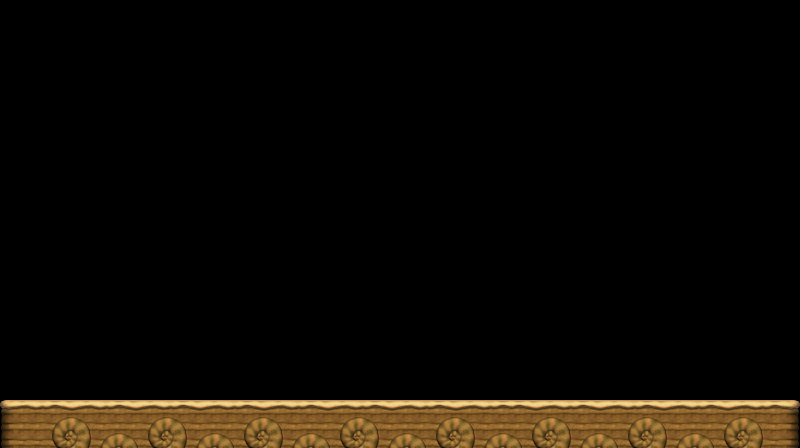

Rendered tile map (Tiled .tmx) drawn with the repository's tilesets; below, a short description and the full map source, tile grids included:
An orthogonal 50x28 tile map with 16x16 px tiles, 1 tile layer (GroundLayer), 3 tilesets and 8 objects (Player).

<map version="1.0" tiledversion="1.1.5" orientation="orthogonal" renderorder="right-down" width="50" height="28" tilewidth="16" tileheight="16" infinite="0" nextobjectid="70">
 <tileset firstgid="1" name="Sand" tilewidth="16" tileheight="16" tilecount="256" columns="32">
  <image source="Tilesets/Sand.png" width="512" height="128" />
 </tileset>
 <tileset firstgid="257" name="Rock" tilewidth="16" tileheight="16" tilecount="256" columns="32">
  <image source="Tilesets/Rock.png" width="512" height="128" />
 </tileset>
 <tileset firstgid="513" name="Sand" tilewidth="16" tileheight="16" tilecount="256" columns="32">
  <image source="Tilesets/Sand.png" width="512" height="128" />
 </tileset>
 <layer name="GroundLayer" width="50" height="28">
  <data encoding="csv">
0,0,0,0,0,0,0,0,0,0,0,0,0,0,0,0,0,0,0,0,0,0,0,0,0,0,0,0,0,0,0,0,0,0,0,0,0,0,0,0,0,0,0,0,0,0,0,0,0,0,
0,0,0,0,0,0,0,0,0,0,0,0,0,0,0,0,0,0,0,0,0,0,0,0,0,0,0,0,0,0,0,0,0,0,0,0,0,0,0,0,0,0,0,0,0,0,0,0,0,0,
0,0,0,0,0,0,0,0,0,0,0,0,0,0,0,0,0,0,0,0,0,0,0,0,0,0,0,0,0,0,0,0,0,0,0,0,0,0,0,0,0,0,0,0,0,0,0,0,0,0,
0,0,0,0,0,0,0,0,0,0,0,0,0,0,0,0,0,0,0,0,0,0,0,0,0,0,0,0,0,0,0,0,0,0,0,0,0,0,0,0,0,0,0,0,0,0,0,0,0,0,
0,0,0,0,0,0,0,0,0,0,0,0,0,0,0,0,0,0,0,0,0,0,0,0,0,0,0,0,0,0,0,0,0,0,0,0,0,0,0,0,0,0,0,0,0,0,0,0,0,0,
0,0,0,0,0,0,0,0,0,0,0,0,0,0,0,0,0,0,0,0,0,0,0,0,0,0,0,0,0,0,0,0,0,0,0,0,0,0,0,0,0,0,0,0,0,0,0,0,0,0,
0,0,0,0,0,0,0,0,0,0,0,0,0,0,0,0,0,0,0,0,0,0,0,0,0,0,0,0,0,0,0,0,0,0,0,0,0,0,0,0,0,0,0,0,0,0,0,0,0,0,
0,0,0,0,0,0,0,0,0,0,0,0,0,0,0,0,0,0,0,0,0,0,0,0,0,0,0,0,0,0,0,0,0,0,0,0,0,0,0,0,0,0,0,0,0,0,0,0,0,0,
0,0,0,0,0,0,0,0,0,0,0,0,0,0,0,0,0,0,0,0,0,0,0,0,0,0,0,0,0,0,0,0,0,0,0,0,0,0,0,0,0,0,0,0,0,0,0,0,0,0,
0,0,0,0,0,0,0,0,0,0,0,0,0,0,0,0,0,0,0,0,0,0,0,0,0,0,0,0,0,0,0,0,0,0,0,0,0,0,0,0,0,0,0,0,0,0,0,0,0,0,
0,0,0,0,0,0,0,0,0,0,0,0,0,0,0,0,0,0,0,0,0,0,0,0,0,0,0,0,0,0,0,0,0,0,0,0,0,0,0,0,0,0,0,0,0,0,0,0,0,0,
0,0,0,0,0,0,0,0,0,0,0,0,0,0,0,0,0,0,0,0,0,0,0,0,0,0,0,0,0,0,0,0,0,0,0,0,0,0,0,0,0,0,0,0,0,0,0,0,0,0,
0,0,0,0,0,0,0,0,0,0,0,0,0,0,0,0,0,0,0,0,0,0,0,0,0,0,0,0,0,0,0,0,0,0,0,0,0,0,0,0,0,0,0,0,0,0,0,0,0,0,
0,0,0,0,0,0,0,0,0,0,0,0,0,0,0,0,0,0,0,0,0,0,0,0,0,0,0,0,0,0,0,0,0,0,0,0,0,0,0,0,0,0,0,0,0,0,0,0,0,0,
0,0,0,0,0,0,0,0,0,0,0,0,0,0,0,0,0,0,0,0,0,0,0,0,0,0,0,0,0,0,0,0,0,0,0,0,0,0,0,0,0,0,0,0,0,0,0,0,0,0,
0,0,0,0,0,0,0,0,0,0,0,0,0,0,0,0,0,0,0,0,0,0,0,0,0,0,0,0,0,0,0,0,0,0,0,0,0,0,0,0,0,0,0,0,0,0,0,0,0,0,
0,0,0,0,0,0,0,0,0,0,0,0,0,0,0,0,0,0,0,0,0,0,0,0,0,0,0,0,0,0,0,0,0,0,0,0,0,0,0,0,0,0,0,0,0,0,0,0,0,0,
0,0,0,0,0,0,0,0,0,0,0,0,0,0,0,0,0,0,0,0,0,0,0,0,0,0,0,0,0,0,0,0,0,0,0,0,0,0,0,0,0,0,0,0,0,0,0,0,0,0,
0,0,0,0,0,0,0,0,0,0,0,0,0,0,0,0,0,0,0,0,0,0,0,0,0,0,0,0,0,0,0,0,0,0,0,0,0,0,0,0,0,0,0,0,0,0,0,0,0,0,
0,0,0,0,0,0,0,0,0,0,0,0,0,0,0,0,0,0,0,0,0,0,0,0,0,0,0,0,0,0,0,0,0,0,0,0,0,0,0,0,0,0,0,0,0,0,0,0,0,0,
0,0,0,0,0,0,0,0,0,0,0,0,0,0,0,0,0,0,0,0,0,0,0,0,0,0,0,0,0,0,0,0,0,0,0,0,0,0,0,0,0,0,0,0,0,0,0,0,0,0,
0,0,0,0,0,0,0,0,0,0,0,0,0,0,0,0,0,0,0,0,0,0,0,0,0,0,0,0,0,0,0,0,0,0,0,0,0,0,0,0,0,0,0,0,0,0,0,0,0,0,
0,0,0,0,0,0,0,0,0,0,0,0,0,0,0,0,0,0,0,0,0,0,0,0,0,0,0,0,0,0,0,0,0,0,0,0,0,0,0,0,0,0,0,0,0,0,0,0,0,0,
0,0,0,0,0,0,0,0,0,0,0,0,0,0,0,0,0,0,0,0,0,0,0,0,0,0,0,0,0,0,0,0,0,0,0,0,0,0,0,0,0,0,0,0,0,0,0,0,0,0,
0,0,0,0,0,0,0,0,0,0,0,0,0,0,0,0,0,0,0,0,0,0,0,0,0,0,0,0,0,0,0,0,0,0,0,0,0,0,0,0,0,0,0,0,0,0,0,0,0,0,
2147483678,24,25,22,23,24,25,22,23,24,25,22,23,24,25,22,23,24,25,22,23,24,25,22,23,24,25,22,23,24,25,22,22,23,24,25,22,23,24,25,22,23,24,25,22,23,24,25,22,30,
2147483679,20,21,54,55,56,6,7,8,54,55,56,19,20,21,54,55,56,19,20,21,54,55,56,19,20,21,54,55,56,19,20,21,54,55,56,19,20,21,54,55,56,19,20,21,54,55,56,19,31,
2147483679,9,9,57,58,59,54,55,56,57,58,59,54,55,56,57,58,59,54,55,56,57,58,59,54,55,56,57,58,59,54,55,56,57,58,59,54,55,56,57,58,59,54,55,56,57,58,59,9,31
</data>
 </layer>
 <objectgroup name="Wall">
  <object id="32" x="-47.3333" y="-46.6667" width="46" height="492" />
  <object id="65" x="800" y="-41.3333" width="45.3333" height="486.667" />
  <object id="67" x="-48" y="-46.6667" width="894.667" height="46.6667" />
  <object id="69" x="-48" y="406.5" width="893.333" height="42" />
 </objectgroup>
 <objectgroup name="Aliens">
  <object id="33" x="527.333" y="398.667" />
  <object id="36" x="608" y="400" />
  <object id="39" x="689" y="399" />
 </objectgroup>
 <objectgroup name="Player">
  <object id="22" name="Player" x="56.5" y="379" />
 </objectgroup>
</map>
